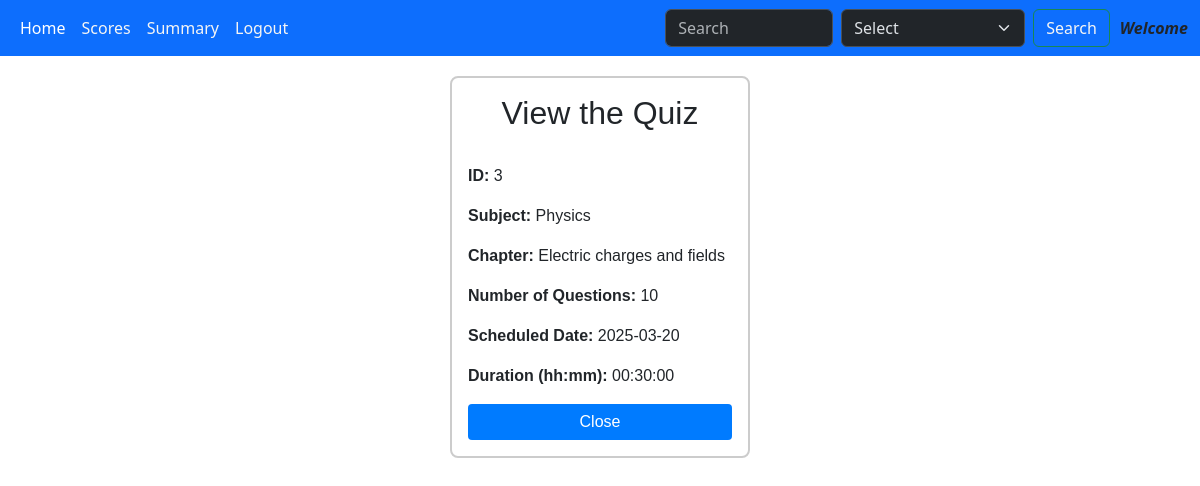
Page /view/3 on the committed database.
### models.py (models this page shows)
class Quiz(db.Model):
    id = db.Column(db.Integer, primary_key = True)
    chapter_id = db.Column(db.Integer, db.ForeignKey('chapter.id'), nullable = False)
    date_of_quiz = db.Column(db.Date, nullable = False)
    time_duration = db.Column(db.Time, nullable = False)
    quiz_attempted = db.Column(db.Integer())
    questions = db.Relationship('Questions', backref = 'quiz')

class Subject(db.Model):
    id = db.Column(db.Integer, primary_key = True)
    name = db.Column(db.String(120), nullable = False, unique = True)
    description = db.Column(db.String(120))
    chapters = db.relationship('Chapter', backref='subject')

class Chapter(db.Model):
    id = db.Column(db.Integer, primary_key = True)
    name = db.Column(db.String(120), nullable = False, unique = True)
    description = db.Column(db.String(120))
    sub_id = db.Column(db.Integer, db.ForeignKey('subject.id'), nullable = False)
    quizzes = db.Relationship('Quiz', backref = 'chapter')
    chapt_questions = db.Relationship('Questions', backref = 'chapter')

### app.py (the view)
@app.route('/view/<int:quiz_id>')
def view(quiz_id):
    user_id = session.get('user_id')
    user_obj = User.query.get(user_id)
    quiz = Quiz.query.filter_by(id = quiz_id).first()
    chapter_id = quiz.chapter_id
    chapter_obj = Chapter.query.filter_by(id = chapter_id).first()
    chapter_name = chapter_obj.name
    sub_id = chapter_obj.sub_id
    sub_obj = Subject.query.filter_by(id = sub_id).first()
    sub_name = sub_obj.name
    return render_template('view.html', quiz = quiz, chapter_name = chapter_name, sub_name = sub_name, user_obj = user_obj)

### templates/view.html (shortened to what this page needs)
<!DOCTYPE html>
<html lang="en">
<head>
  <link rel="stylesheet" href="/static/style.css">
  <link href="https://cdn.jsdelivr.net/npm/bootstrap@5.3.3/dist/css/bootstrap.min.css"
  rel="stylesheet"
>
</head>
<body>
  <nav class="navbar navbar-expand-lg bg-primary" data-bs-theme="dark">
    <div class="container-fluid">
      <div class="collapse navbar-collapse" id="navbarSupportedContent">
        <ul class="navbar-nav me-auto mb-2 mb-lg-0">
          <li class="nav-item">
            <a class="nav-link active" aria-current="page" href="/user_dashboard">Home</a>
          </li>
          <li class="nav-item">
            <a class="nav-link" href="/scores" style="color:whitesmoke">Scores</a>
          </li>
          <li class="nav-item dropdown">
            <a class="nav-link" href="/summary_user" style="color:whitesmoke">
              Summary
            </a>
          </li>
          <li class="nav-item">
            <a class="nav-link" style="color:whitesmoke" href="/logout">Logout</a>
          </li>
        </ul>
        <form class="d-flex" role="search">
          <input class="form-control me-2" type="search" placeholder="Search" aria-label="Search">
          <select class="form-select me-2" aria-label="Default select example">
            <option selected>Select</option>
          </select>
          <button class="btn btn-outline-success" type="submit" style="color:whitesmoke">Search</button>
        </form>
        <span style="text-align:center; margin-left:10px; font-style:italic; font-weight: 700;">Welcome {{ user_obj.name }}</span>
      </div>
    </div>
  </nav>
  <div class="quiz-container">
    <h2>View the Quiz</h2>
    <div class="quiz-field">
      <label>ID:</label>
      <span>{{ quiz.id }}</span>
    </div>
    <div class="quiz-field">
      <label>Subject:</label>
      <span>{{ sub_name }}</span>
    </div>
    <div class="quiz-field">
      <label>Chapter:</label>
      <span>{{ chapter_name }}</span>
    </div>
    <div class="quiz-field">
      <label>Number of Questions:</label>
      <span>{{ quiz.questions|length }}</span>
    </div>
    <div class="quiz-field">
      <label>Scheduled Date:</label>
      <span>{{ quiz.date_of_quiz }}</span>
    </div>
    <div class="quiz-field">
      <label>Duration (hh:mm):</label>
      <span>{{ quiz.time_duration }}</span>
    </div>
    <a href="/user_dashboard" class="close-btn" style="text-decoration:none; text-align:center">Close</a>
  </div>
</body>
</html>

### static/style.css (style rules this page uses)
* { margin:0px; }
.quiz-container { border: 2px solid #ccc; border-radius: 8px; width: 300px; padding: 16px; margin: 20px auto; font-family: sans-serif; }
.quiz-container h2 { text-align: center; margin-bottom: 1em; }
.quiz-field { margin-bottom: 1em; }
.quiz-field label { font-weight: bold; }
.close-btn { display: block; margin: 0 auto; padding: 6px 12px; border: none; background-color: #007BFF; color: #fff; border-radius: 4px; cursor: pointer; }

### rows in the picture
Quiz: id "3", date_of_quiz "2025-03-20", time_duration "00:30:00"
Subject: name "Physics"
Chapter: name "Electric charges and fields"

### other values in the picture
{{ quiz.questions|length }} "10"
